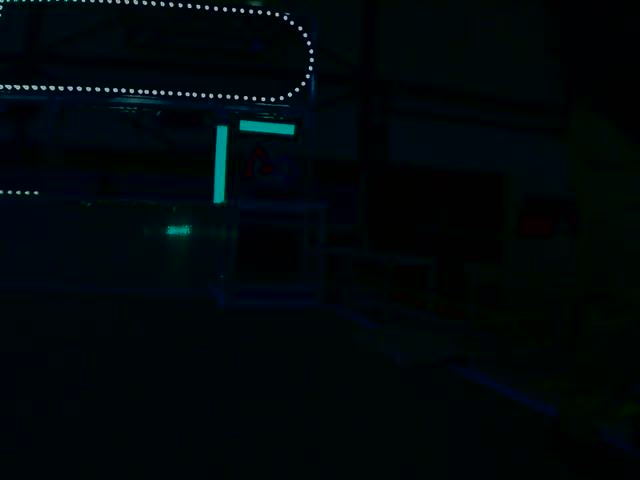
#> input picture program_image.jpg, 640 x 480 px
$ python contrast-with-video2picture.py
#> lines starting #> are read from the running program, lines starting #| are printed output that depends on the picture; after the words box and inside, x2 and y2 are one past the last pixel; in counts of white or black regions, pixels touching at a corner belong together
#! /usr/local/bin/python
#this is the contrast script
import cv2, math
import numpy as np
from cv2 import cv


def calcHistograph(q):
        channels = [0,1] #this seciton of commented code did not work so it was isolated from program
        mask = None
        histsize = [30, 32]
        ranges = [0, 256]
        myimage = cv2.calcHist(q, channels, mask, histsize, ranges)
        return myimage

def find_edge(im):
        #Noise Reduction
        im_blurred = cv2.GaussianBlur(im, (5, 5), 0)
        #Edge Detection
        edges = cv2.Canny(im_blurred, 1, 200)
        return edges

def equ(myimage):
        myhist = cv2.equalizeHist(myimage)
        return myhist

def get_lines(img, threshold = 1):
        theta = math.pi / 180
        rho = 1
        return cv2.HoughLinesP(img, rho, theta, threshold)

def add_lines(img, lines):
        color = (0, 0, 255)
        for line in lines:
            for l in line:
                cv2.line(img, (l[0], l[1]), (l[2], l[3]), color)

im = cv2.imread('program_image.jpg')
#> im is the input picture: shape (480, 640, 3); mean B, G, R 9.5, 6.9, 0.7
gray= cv2.cvtColor(im, cv2.COLOR_BGR2GRAY)
edges = find_edge(gray)
#> in find_edge, `edges = cv2.Canny(im_blurred, 1, 200)`:
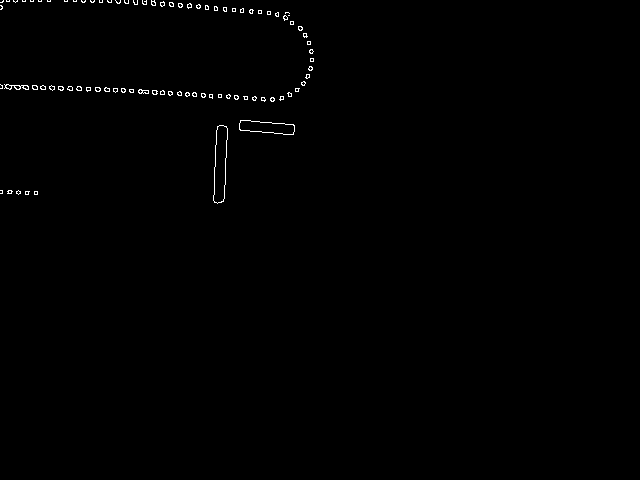
#> edges: shape (480, 640); 0.47% white in thin lines or dots, all inside (x1, y1, x2, y2) = (0, 0, 314, 204)
lines = get_lines(edges, 75)
#> lines = 40 rows, first 6: [95, 90, 96, 90], [226, 95, 227, 95], [81, 88, 81, 88], [77, 90, 81, 90], [37, 87, 37, 87], [41, 89, 45, 89]
add_lines(im, lines)
#> the loop in add_lines, `for line in lines:` made 40 passes
#> line on passes 1 to 12: [[95, 90, 96, 90]], [[226, 95, 227, 95]], [[81, 88, 81, 88]], [[77, 90, 81, 90]], [[37, 87, 37, 87]], [[41, 89, 45, 89]], [[40, 87, 40, 87]], [[42, 85, 43, 85]], [[171, 94, 172, 94]], [[130, 92, 133, 92]], [[226, 96, 226, 96]], [[129, 91, 130, 91]]
cv2.imshow('Segment', im)
cv2.waitKey(0)

$ run again, with daisy.JPG copied over program_image.jpg
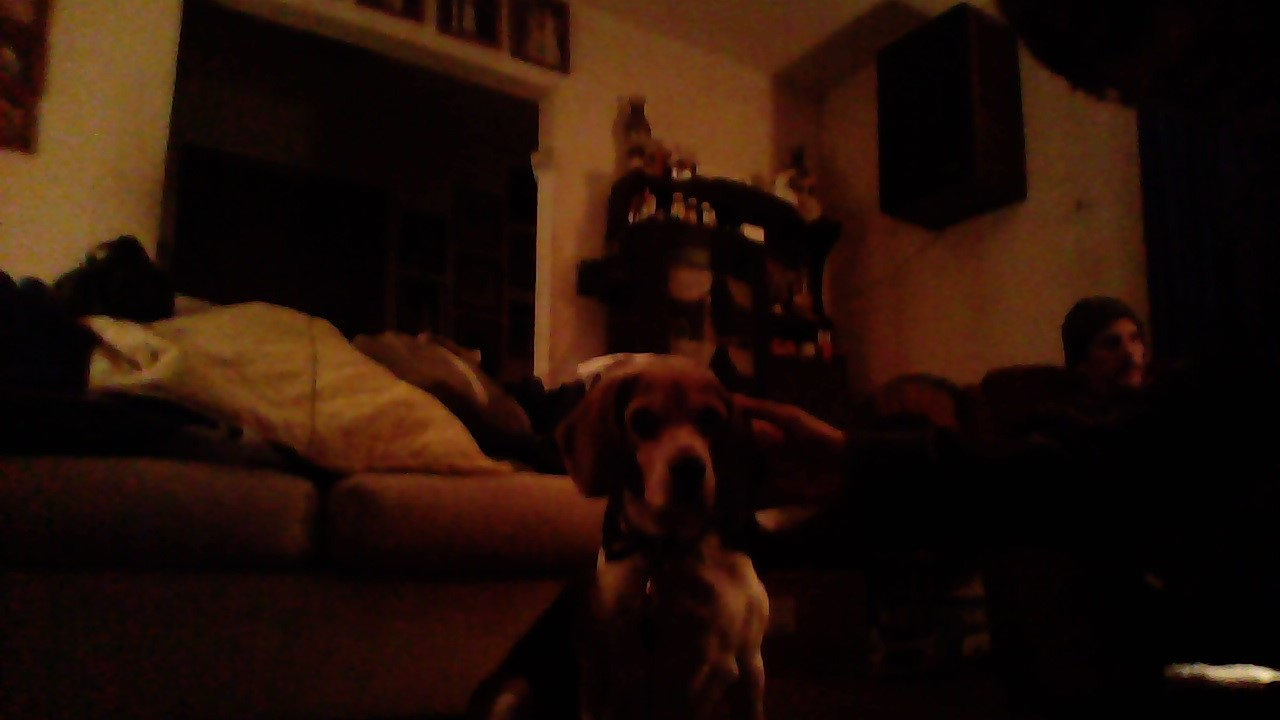
#> input picture daisy.JPG, 1280 x 720 px
#> im is the input picture: shape (720, 1280, 3); mean B, G, R 7.8, 16.7, 36.1
#> `gray= cv2.cvtColor(im, cv2.COLOR_BGR2GRAY)`:
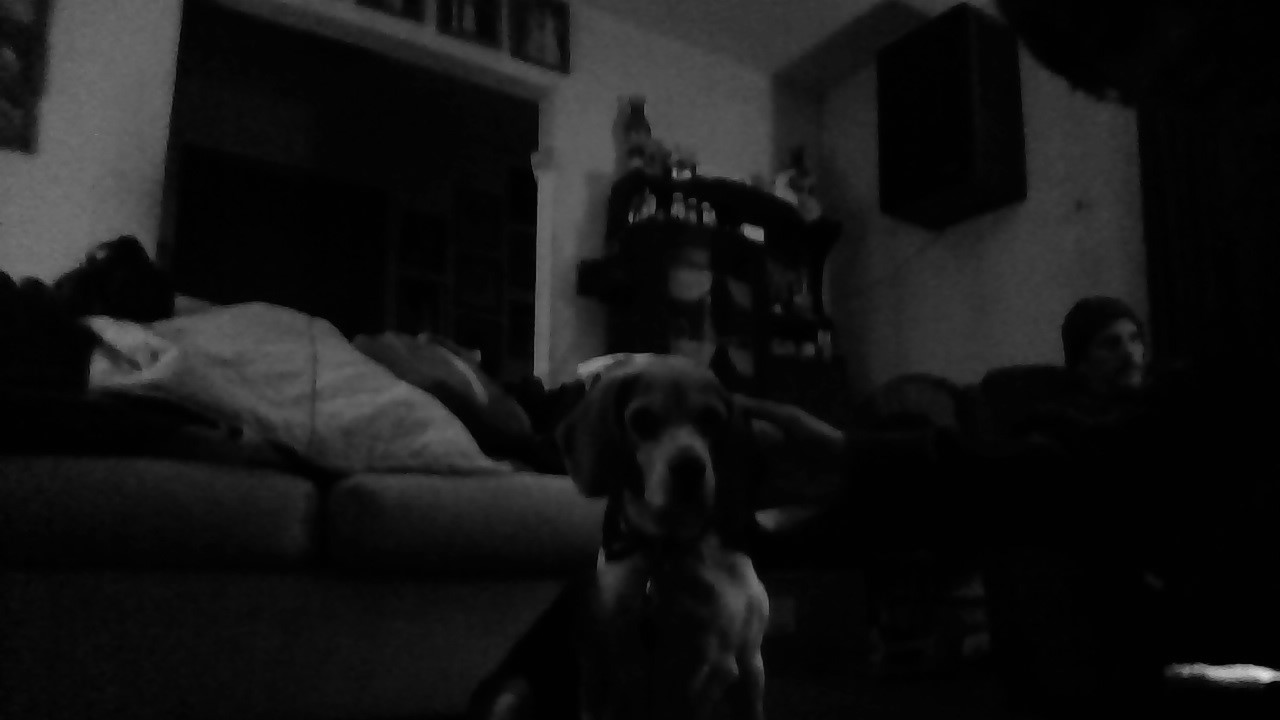
#> gray: shape (720, 1280); min 0, max 233, mean 21.6
#> in find_edge, `edges = cv2.Canny(im_blurred, 1, 200)`:
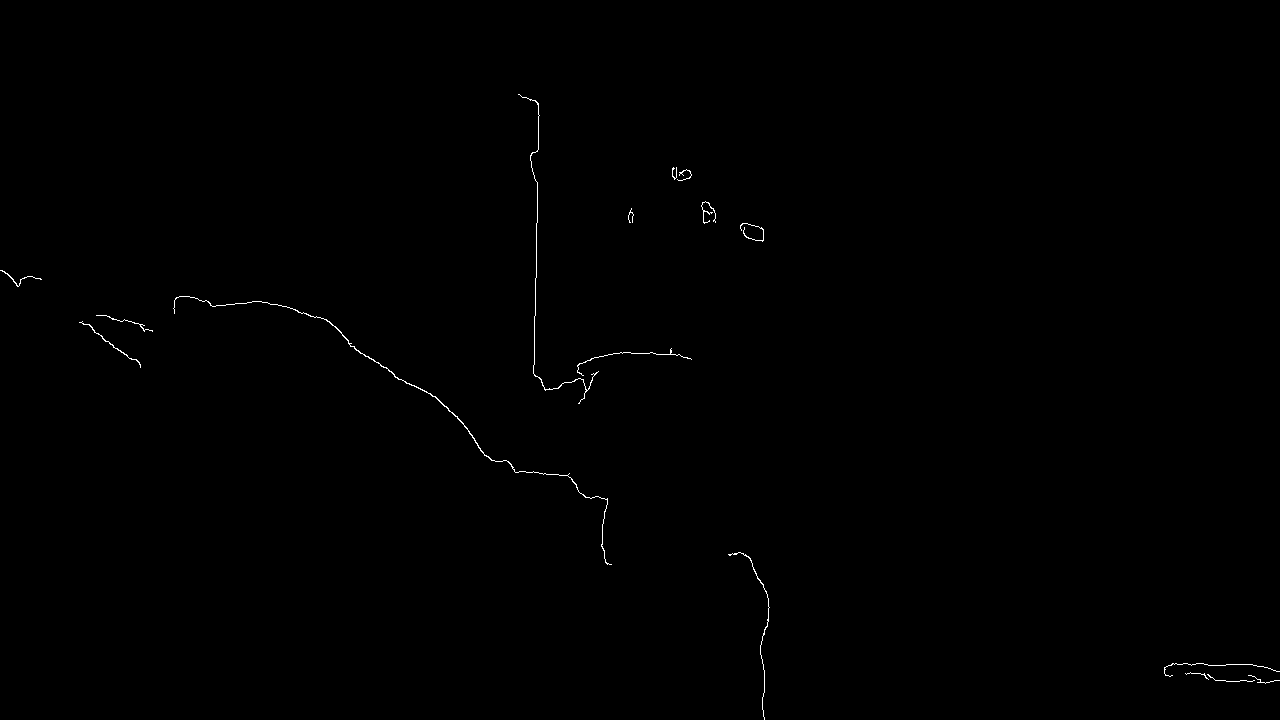
#> edges: shape (720, 1280); 0.24% white in thin lines or dots, all inside (x1, y1, x2, y2) = (0, 94, 1280, 720)
#> lines = [[534, 362, 534, 316], [535, 315, 535, 278]]
#> the loop in add_lines, `for line in lines:` made 2 passes
